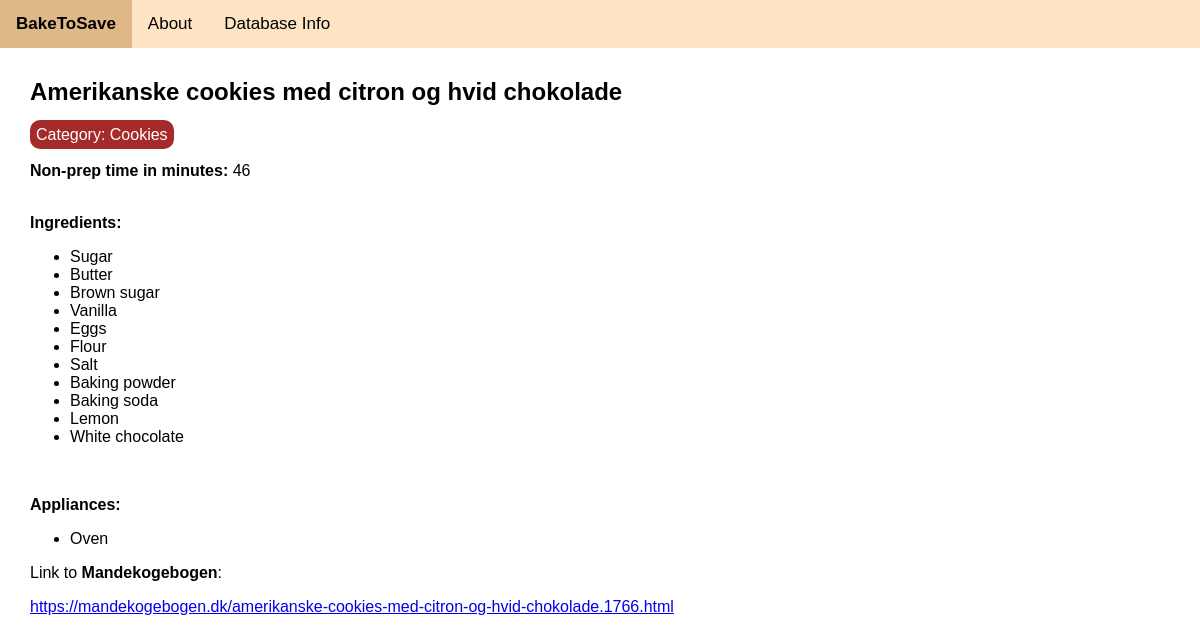
The page /10 on the database its author committed.
### tables this page shows
CREATE TABLE recipes (
    r_id INTEGER PRIMARY KEY,
    name TEXT NOT NULL,
    category TEXT NOT NULL,
    time TIME NOT NULL,
    source TEXT NOT NULL,
    link TEXT NOT NULL,
    ingredients TEXT NOT NULL,
    appliances TEXT NOT NULL
);

### app.py (the view)
@app.route('/<int:recipe_id>')
def recipe(recipe_id):
    recipe = get_recipe(recipe_id)
    return render_template('recipe.html', recipe=recipe)

### app.py (called while the page is built)
def get_db_connection():
    conn = sqlite3.connect('recipes.db')
    conn.row_factory = sqlite3.Row
    return conn

def makelists(recipe):
    if 'ingredients' in recipe:
        recipe['ingredients'] = recipe['ingredients'].split('/')
    if 'appliances' in recipe:
        recipe['appliances'] = recipe['appliances'].split('/')
    return recipe

def get_recipe(recipe_id):
    conn = get_db_connection()
    recipe = conn.execute('SELECT * FROM recipes WHERE r_id = ?',
                        (recipe_id,)).fetchone()
    conn.close()
    if recipe is None:
        abort(404)
    recipe = dict(recipe)
    recipe = makelists(recipe)
    return(recipe)

### templates/recipe.html
{% extends 'base.html' %}
{% block content %}
    <h2>{% block title %} {{ recipe['name'] }} {% endblock %}</h2>
    <span class="badge badge-primary">Category: {{ recipe['category'] }}</span>
    <div>
        <br>
        <span><b>Non-prep time in minutes: </b></span>
        {{recipe['time']}}
    </div>
    <br>
    <p><b>Ingredients:</b></p>
    <ul>
        {% for ingredient in recipe['ingredients'] %}
            <li>{{ ingredient }}</li>
        {% endfor %}
    </ul>
    <br>
    <p><b>Appliances:</b></p>
    <ul>
        {% for appliance in recipe['appliances'] %}
            <li>{{ appliance }}</li>
        {% endfor %}
    </ul>
    <p>Link to <b>{{ recipe['source'] }}</b>:</p> <a href="{{ recipe['link'] }}">{{ recipe['link'] }}</a>
{% endblock %}

### static/css/style.css (style rules this page uses)
body { margin: 0; font-family: Arial, Helvetica, sans-serif; }
.badge { border-radius: 10px; padding: 6px; color:#fff; background-color:brown; }

### rows shown on the page
recipes: name "Amerikanske cookies med citron og hvid chokolade", category "Cookies", time "46", appliances "Oven", source "Mandekogebogen", link "https://mandekogebogen.dk/amerikanske-cookies-med-citron-og-hvid-chokolade.1766.html"

### other values the page prints
{{ ingredient }} "Sugar" "Butter" "Brown sugar" "Vanilla" "Eggs" "Flour" "Salt" "Baking powder" "Baking soda" "Lemon" "White chocolate"
